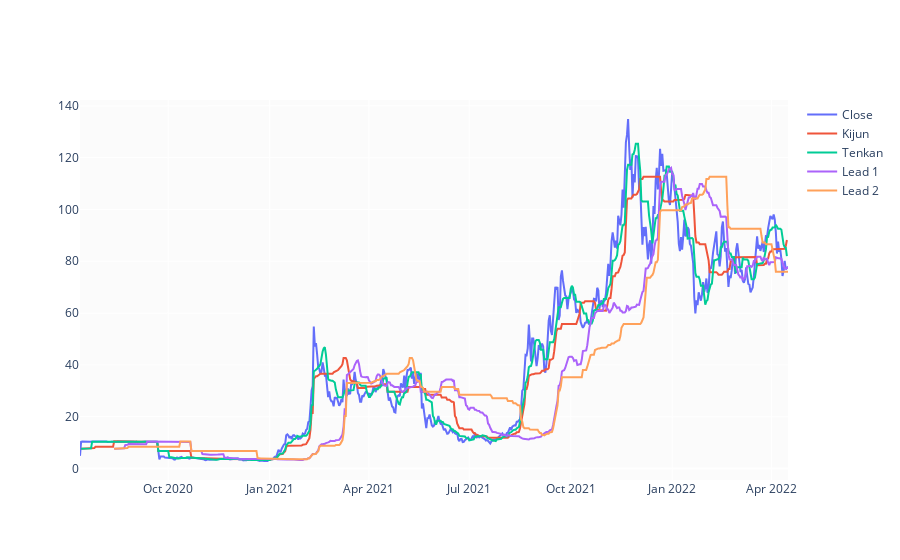

The notebook cell this image was saved under:
### Code cell
fig = make_subplots(rows=1, cols=1)
fig.add_trace(go.Scatter(x=btc_df.time, y=btc_df.close, name='Close'), row=1, col=1)
fig.add_trace(go.Scatter(x=btc_df.time, y=btc_df['Kijun'], name='Kijun'), row=1, col=1)
fig.add_trace(go.Scatter(x=btc_df.time, y=btc_df['Tenkan'], name='Tenkan'), row=1, col=1)
fig.add_trace(go.Scatter(x=btc_df.time, y=btc_df['Lead 1'], name='Lead 1'), row=1, col=1)
fig.add_trace(go.Scatter(x=btc_df.time, y=btc_df['Lead 2'], name='Lead 2'), row=1, col=1)
fig.show()
fig.write_image(f'images/{img_name}ichimoku.png')

### Figure 1 — Plotly figure (JSON) as saved in the notebook; plotly's stock layout.template omitted (floating-point values rounded to 4 significant figures; data arrays with more than 128 entries replaced by an {"elided": "..."} marker saying what was removed)
{"data": [{"name": "Close", "type": "scatter", "x": {"elided": "643 str values"}, "xaxis": "x", "y": {"elided": "643 float values"}, "yaxis": "y"}, {"name": "Kijun", "type": "scatter", "x": {"elided": "643 str values"}, "xaxis": "x", "y": {"elided": "643 float values"}, "yaxis": "y"}, {"name": "Tenkan", "type": "scatter", "x": {"elided": "643 str values"}, "xaxis": "x", "y": {"elided": "643 float values"}, "yaxis": "y"}, {"name": "Lead 1", "type": "scatter", "x": {"elided": "643 str values"}, "xaxis": "x", "y": {"elided": "643 float values"}, "yaxis": "y"}, {"name": "Lead 2", "type": "scatter", "x": {"elided": "643 str values"}, "xaxis": "x", "y": {"elided": "643 float values"}, "yaxis": "y"}], "layout": {"autosize": true, "xaxis": {"anchor": "y", "autorange": true, "domain": [0, 1], "range": ["2020-07-13", "2022-04-16"], "type": "date"}, "yaxis": {"anchor": "x", "autorange": true, "domain": [0, 1], "range": [-4.429, 142.2], "type": "linear"}}}
